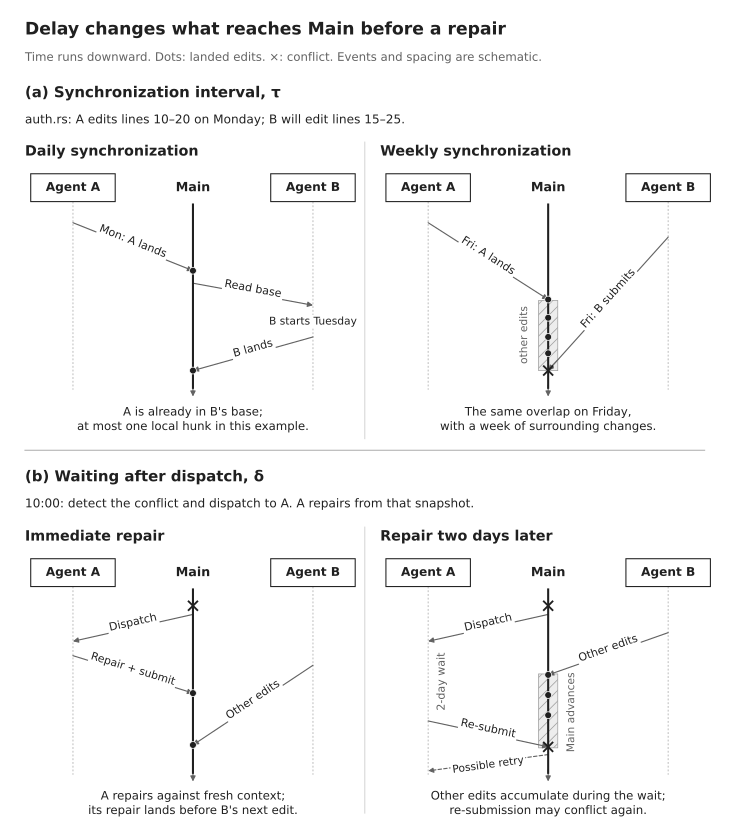

The script that drew this image:
"""Illustrate synchronization and repair delay along a central shared branch."""

from math import atan2, degrees

from matplotlib.patches import Circle

from figure_style import GRAY, INK, arrow, box, canvas, export, text


STEM = "fig2_delay_context"


def labeled_arrow(ax, start, end, label, dashed=False, offset=0.055, size=8.3):
    arrow(ax, start, end, dashed=dashed)
    angle = degrees(atan2(end[1] - start[1], end[0] - start[0]))
    if angle < -90:
        angle += 180
    if angle > 90:
        angle -= 180
    text(ax, (start[0] + end[0]) / 2, (start[1] + end[1]) / 2 + offset,
         label, size=size, ha="center", rotation=angle,
         rotation_mode="anchor",
         bbox={"facecolor": "white", "edgecolor": "none", "pad": 1.3},
         zorder=5)


def landed(ax, x, y):
    ax.add_patch(Circle((x, y), 0.036, facecolor=INK, edgecolor="white",
                        linewidth=0.55, zorder=4))


def conflict(ax, x, y):
    ax.plot([x - 0.045, x + 0.045], [y - 0.045, y + 0.045],
            color=INK, linewidth=1.4, zorder=4)
    ax.plot([x - 0.045, x + 0.045], [y + 0.045, y - 0.045],
            color=INK, linewidth=1.4, zorder=4)


def frame(ax, x, top, title):
    """Agent A and Agent B flank Main; all three lines run downward in time."""
    left, main, right = x + 0.50, x + 1.75, x + 3.00
    text(ax, x, top + 0.59, title, size=10.7, weight="bold")
    for cx, label in [(left, "Agent A"), (right, "Agent B")]:
        box(ax, cx - 0.44, top + 0.07, 0.88, 0.29)
        text(ax, cx, top + 0.215, label, size=9.1, weight="bold", ha="center")
        ax.plot([cx, cx], [top + 0.07, top - 1.89], color="#b7b7b7",
                linewidth=0.7, linestyle=(0, (2, 2)), zorder=0.8)
    text(ax, main, top + 0.215, "Main", size=9.5, weight="bold", ha="center")
    ax.plot([main, main], [top + 0.04, top - 1.87],
            color=INK, linewidth=1.55, zorder=2)
    arrow(ax, (main, top - 1.84), (main, top - 1.96))
    return left, main, right


def accumulated_context(ax, main, top, first, last):
    """Hatching is a qualitative context annotation, not a duration scale."""
    box(ax, main - 0.10, top + last, 0.20, first - last,
        fill="#ededed", hatch="///", edge="#9c9c9c", linewidth=0.55, zorder=0.5)


def draw():
    fig, ax = canvas(8.60)
    text(ax, 0.26, 8.29, "Delay changes what reaches Main before a repair",
         size=12.9, weight="bold")
    text(ax, 0.26, 8.00,
         "Time runs downward. Dots: landed edits. ×: conflict. Events and spacing are schematic.",
         size=8.8, color=GRAY)

    text(ax, 0.26, 7.63, "(a) Synchronization interval, τ", size=11.2, weight="bold")
    text(ax, 0.26, 7.35,
         "auth.rs: A edits lines 10–20 on Monday; B will edit lines 15–25.", size=9.1)
    upper = 6.43
    a, main, b = frame(ax, 0.26, upper, "Daily synchronization")
    labeled_arrow(ax, (a, upper - 0.15), (main, upper - 0.65), "Mon: A lands")
    landed(ax, main, upper - 0.65)
    labeled_arrow(ax, (main, upper - 0.78), (b, upper - 1.01), "Read base")
    text(ax, b, upper - 1.18, "B starts Tuesday", size=8.0, ha="center",
         bbox={"facecolor": "white", "edgecolor": "none", "pad": 1.1})
    labeled_arrow(ax, (b, upper - 1.34), (main, upper - 1.69), "B lands")
    landed(ax, main, upper - 1.69)
    text(ax, main, upper - 2.20, "A is already in B's base;\nat most one local hunk in this example.",
         size=8.8, ha="center")

    a, main, b = frame(ax, 3.96, upper, "Weekly synchronization")
    accumulated_context(ax, main, upper, -0.96, -1.69)
    labeled_arrow(ax, (a, upper - 0.15), (main, upper - 0.95), "Fri: A lands")
    landed(ax, main, upper - 0.95)
    for dy in [-1.14, -1.34, -1.51]:
        landed(ax, main, upper + dy)
    text(ax, main - 0.25, upper - 1.32, "other edits", size=8.0,
         rotation=90, ha="center", color=GRAY)
    labeled_arrow(ax, (b, upper - 0.30), (main, upper - 1.69), "Fri: B submits")
    conflict(ax, main, upper - 1.69)
    text(ax, main, upper - 2.20, "The same overlap on Friday,\nwith a week of surrounding changes.",
         size=8.8, ha="center")

    ax.plot([3.8, 3.8], [4.03, 7.12], color="#d0d0d0", linewidth=0.7)
    ax.plot([0.26, 7.34], [3.91, 3.91], color="#b0b0b0", linewidth=0.8)
    text(ax, 0.26, 3.63, "(b) Waiting after dispatch, δ", size=11.2, weight="bold")
    text(ax, 0.26, 3.35,
         "10:00: detect the conflict and dispatch to A. A repairs from that snapshot.", size=9.1)
    lower = 2.42
    a, main, b = frame(ax, 0.26, lower, "Immediate repair")
    conflict(ax, main, lower - 0.13)
    labeled_arrow(ax, (main, lower - 0.22), (a, lower - 0.50), "Dispatch")
    labeled_arrow(ax, (a, lower - 0.65), (main, lower - 1.04),
                  "Repair + submit", size=8.1)
    landed(ax, main, lower - 1.04)
    labeled_arrow(ax, (b, lower - 0.75), (main, lower - 1.58), "Other edits")
    landed(ax, main, lower - 1.58)
    text(ax, main, lower - 2.19, "A repairs against fresh context;\nits repair lands before B's next edit.",
         size=8.8, ha="center")

    a, main, b = frame(ax, 3.96, lower, "Repair two days later")
    accumulated_context(ax, main, lower, -0.84, -1.61)
    conflict(ax, main, lower - 0.13)
    labeled_arrow(ax, (main, lower - 0.22), (a, lower - 0.50), "Dispatch")
    labeled_arrow(ax, (b, lower - 0.41), (main, lower - 0.85), "Other edits")
    for dy in [-0.85, -1.06, -1.27]:
        landed(ax, main, lower + dy)
    text(ax, a + 0.14, lower - 0.92, "2-day wait", size=8.3,
         rotation=90, ha="center", color=GRAY)
    text(ax, main + 0.24, lower - 1.24, "Main advances", size=8.0,
         rotation=90, ha="center", color=GRAY)
    labeled_arrow(ax, (a, lower - 1.33), (main, lower - 1.60), "Re-submit")
    conflict(ax, main, lower - 1.60)
    labeled_arrow(ax, (main, lower - 1.68), (a, lower - 1.85),
                  "Possible retry", dashed=True, offset=-0.025, size=8.0)
    text(ax, main, lower - 2.19, "Other edits accumulate during the wait;\nre-submission may conflict again.",
         size=8.8, ha="center")
    ax.plot([3.8, 3.8], [0.13, 3.11], color="#d0d0d0", linewidth=0.7)
    return fig


if __name__ == "__main__":
    export(draw(), STEM, "Delay changes what reaches Main before a repair",
           "Schematic timelines with Agent A and Agent B flanking Main. "
           "Daily versus weekly synchronization and immediate versus delayed repair. "
           "Dots and spacing are illustrative, not observations. "
           "The waiting example uses a dispatch-time snapshot; renewed conflict is possible, not guaranteed.")
